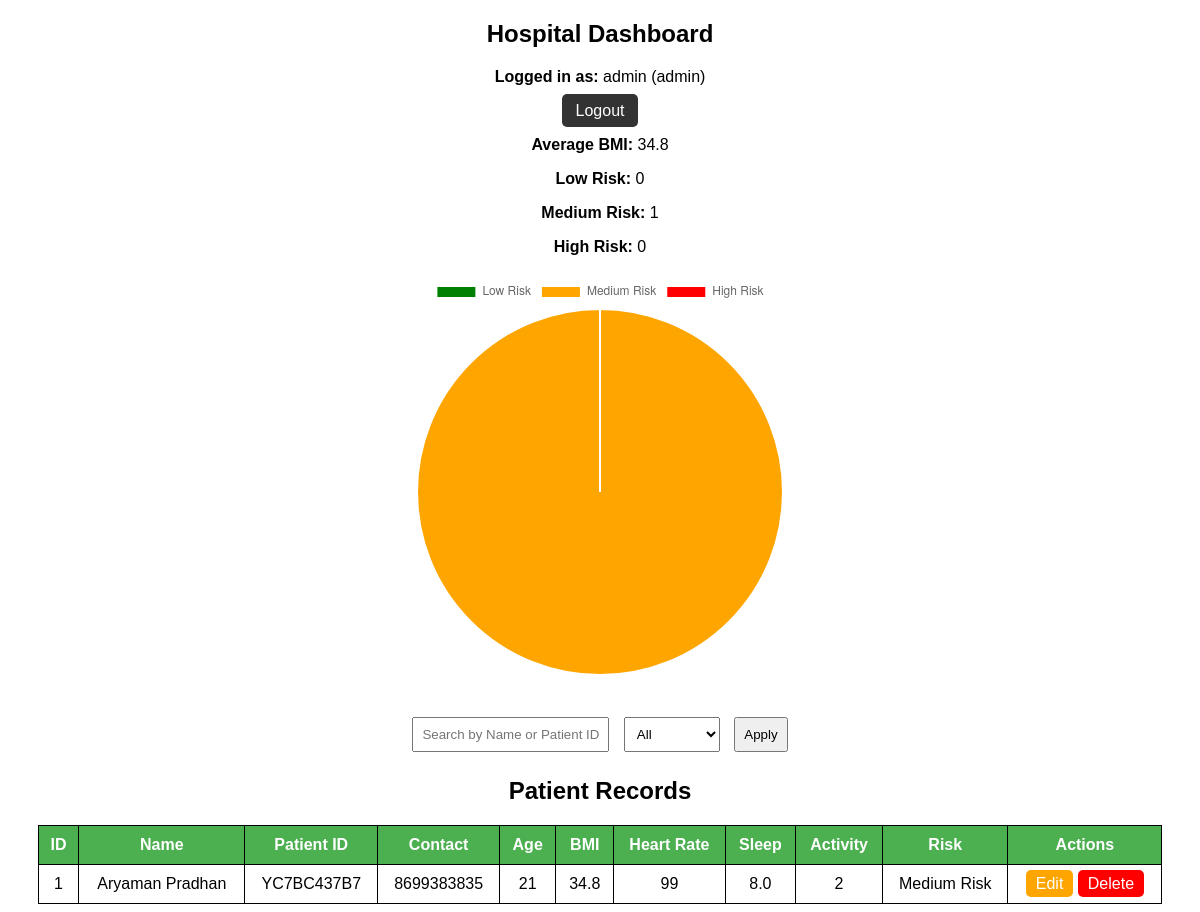
The page /admin (signed in) on the database its author committed.
### tables this page shows
CREATE TABLE records (
            id INTEGER PRIMARY KEY AUTOINCREMENT,
            name TEXT,
            patient_id TEXT,
            contact TEXT,
            age INTEGER,
            bmi REAL,
            heart_rate INTEGER,
            sleep_hours REAL,
            activity_level INTEGER,
            risk TEXT
        );

### app.py (the view)
@app.route("/admin")
def admin():
    if "user" not in session:
        return redirect(url_for("login"))
    search=request.args.get("search")
    filter_type=request.args.get("filter")
    conn=sqlite3.connect("database.db")
    c=conn.cursor()
    query="SELECT * FROM records WHERE 1=1"
    params=[]
    if search:
        query+=" AND (name LIKE ? OR patient_id LIKE ?)"
        params.extend([f"%{search}%", f"%{search}%"])
    if filter_type=="high":
        query+=" AND risk='High Risk'"
    elif filter_type=="recent":
        query+=" ORDER BY id DESC LIMIT 5"
    c.execute(query, params)
    data=c.fetchall()
    c.execute("SELECT COUNT(*) FROM records WHERE risk='Low Risk'")
    low=c.fetchone()[0]
    c.execute("SELECT COUNT(*) FROM records WHERE risk='Medium Risk'")
    medium=c.fetchone()[0]
    c.execute("SELECT COUNT(*) FROM records WHERE risk='High Risk'")
    high=c.fetchone()[0]
    c.execute("SELECT AVG(bmi) FROM records")
    avg_bmi=c.fetchone()[0]
    if avg_bmi is None:
        avg_bmi=0
    conn.close()
    return render_template(
        "admin.html",
        data=data,
        low=low,
        medium=medium,
        high=high,
        avg_bmi=avg_bmi,
        username=session.get("user"),
        role=session.get("role")
    )

### templates/admin.html (shortened to what this page needs)
<!DOCTYPE html>
<html>
<head>
</head>
<body>
<h2>Hospital Dashboard</h2>
<div class="topbar">
    <p><b>Logged in as:</b> {{ username }} ({{ role }})</p>
    <a href="/logout" class="logout-btn">Logout</a>
</div>
<div class="stats">
    <p><b>Average BMI:</b> {{ avg_bmi|default(0)|round(2) }}</p>
    <p><b>Low Risk:</b> {{ low }}</p>
    <p><b>Medium Risk:</b> {{ medium }}</p>
    <p><b>High Risk:</b> {{ high }}</p>
</div>
<canvas id="riskChart" width="400" height="200"></canvas>
<script>
    var ctx = document.getElementById('riskChart').getContext('2d');
    var chart = new Chart(ctx, {
        type: 'pie',
        data: {
            labels: ['Low Risk', 'Medium Risk', 'High Risk'],
            datasets: [{
                data: [{{ low }}, {{ medium }}, {{ high }}],
                backgroundColor: ['green', 'orange', 'red']
            }]
        }
    });
</script>
<br><br>
<div class="form-box">
    <form method="GET" action="/admin">
        <input type="text" name="search" placeholder="Search by Name or Patient ID">
        <select name="filter">
            <option value="">All</option>
        </select>
        <button type="submit">Apply</button>
    </form>
</div>
<h2>Patient Records</h2>
<table>
    <tr>
        <th>ID</th>
        <th>Name</th>
        <th>Patient ID</th>
        <th>Contact</th>
        <th>Age</th>
        <th>BMI</th>
        <th>Heart Rate</th>
        <th>Sleep</th>
        <th>Activity</th>
        <th>Risk</th>
        <th>Actions</th>
    </tr>
    {% for row in data %}
    <tr>
        <td>{{ row[0] }}</td>
        <td>{{ row[1] }}</td>
        <td>{{ row[2] }}</td>
        <td>{{ row[3] }}</td>
        <td>{{ row[4] }}</td>
        <td>{{ row[5] }}</td>
        <td>{{ row[6] }}</td>
        <td>{{ row[7] }}</td>
        <td>{{ row[8] }}</td>
        <td>{{ row[9] }}</td>
        <td class="actions">
            {% if role == "admin" or role == "doctor" %}
                <a href="/edit/{{ row[0] }}" class="edit">Edit</a>
            {% endif %}
            {% if role == "admin" %}
                <a href="/delete/{{ row[0] }}" class="delete"
                   onclick="return confirm('Delete this record?')">Delete</a>
            {% endif %}
        </td>
    </tr>
    {% endfor %}
</table>
</body>
</html>

### templates/admin.html (style rules this page uses)
body { font-family: Arial; }
table { border-collapse: collapse; width: 95%; margin: auto; }
th, td { border: 1px solid black; padding: 10px; text-align: center; }
th { background-color: #4CAF50; color: white; }
h2 { text-align: center; }
.stats { text-align: center; margin-bottom: 20px; }
canvas { display: block; margin: auto; }
.form-box { text-align: center; margin-bottom: 20px; }
input, select, button { padding: 8px; margin: 5px; }
.actions a { text-decoration: none; padding: 5px 10px; border-radius: 5px; }
.edit { background-color: orange; color: white; }
.delete { background-color: red; color: white; }
.topbar { text-align: center; margin-bottom: 15px; }
.logout-btn { text-decoration: none; padding: 8px 14px; background: #333; color: white; border-radius: 5px; }

### rows shown on the page
records: id "1", name "Aryaman Pradhan", patient "YC7BC437B7", contact "8699383835", age "21", bmi "34.8", heart_rate "99", sleep_hours "8.0", activity_level "2", risk "Medium Risk"

### other values the page prints
{{ username }} "admin"
{{ role }} "admin"
{{ avg_bmi|default(0)|round(2) }} "34.8"
{{ low }} "0"
{{ medium }} "1"
{{ high }} "0"
chart data {{ low }} 0
chart data {{ high }} 0
